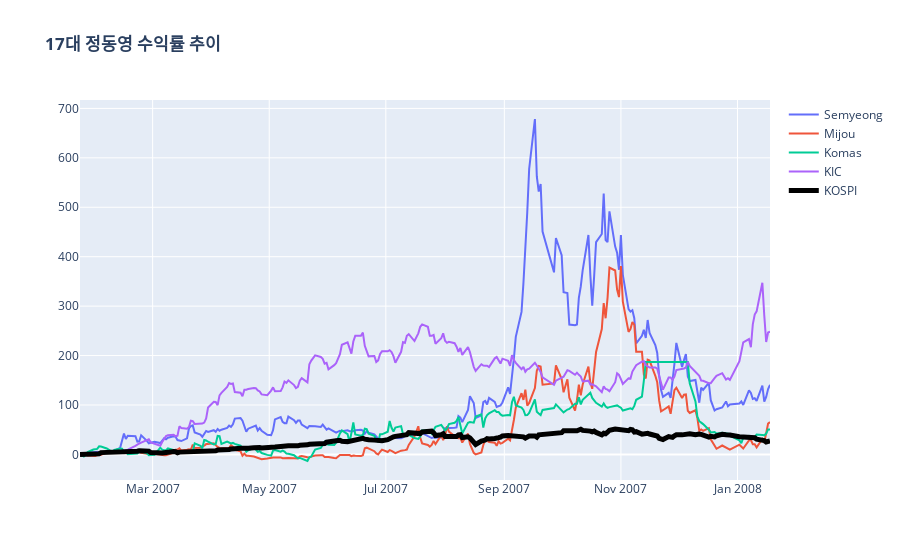

Notebook cell for this chart:
### Code cell
fig_jung = go.Figure()
fig_jung.add_trace(go.Scatter(x=df['Date'],y=df['Semyeong'],
             mode='lines', name='Semyeong'))
fig_jung.add_trace(go.Scatter(x=df['Date'],y=df['Mijou'],
             mode='lines', name='Mijou'))
fig_jung.add_trace(go.Scatter(x=df['Date'],y=df['Komas'],
             mode='lines', name='Komas'))
fig_jung.add_trace(go.Scatter(x=df['Date'],y=df['KIC'],
             mode='lines', name='KIC'))
fig_jung.add_trace(go.Scatter(x=df['Date'],y=df['KOSPI'],
             mode='lines', name='KOSPI',
            line=dict(color='black', width=5)))

fig_jung.update_layout(title='<b>17대 정동영 수익률 추이</b>')
fig_jung.show()

### Figure 1 — Plotly figure (JSON) as saved in the notebook; plotly's stock layout.template omitted (floating-point values rounded to 4 significant figures; data arrays with more than 128 entries replaced by an {"elided": "..."} marker saying what was removed)
{"data": [{"mode": "lines", "name": "Semyeong", "type": "scatter", "x": {"elided": "245 str values"}, "y": {"elided": "245 float values"}}, {"mode": "lines", "name": "Mijou", "type": "scatter", "x": {"elided": "245 str values"}, "y": {"elided": "245 float values"}}, {"mode": "lines", "name": "Komas", "type": "scatter", "x": {"elided": "245 str values"}, "y": {"elided": "245 float values"}}, {"mode": "lines", "name": "KIC", "type": "scatter", "x": {"elided": "245 str values"}, "y": {"elided": "245 float values"}}, {"line": {"color": "black", "width": 5}, "mode": "lines", "name": "KOSPI", "type": "scatter", "x": {"elided": "245 str values"}, "y": {"elided": "245 float values"}}], "layout": {"title": {"text": "<b>17대 정동영 수익률 추이</b>"}}}
